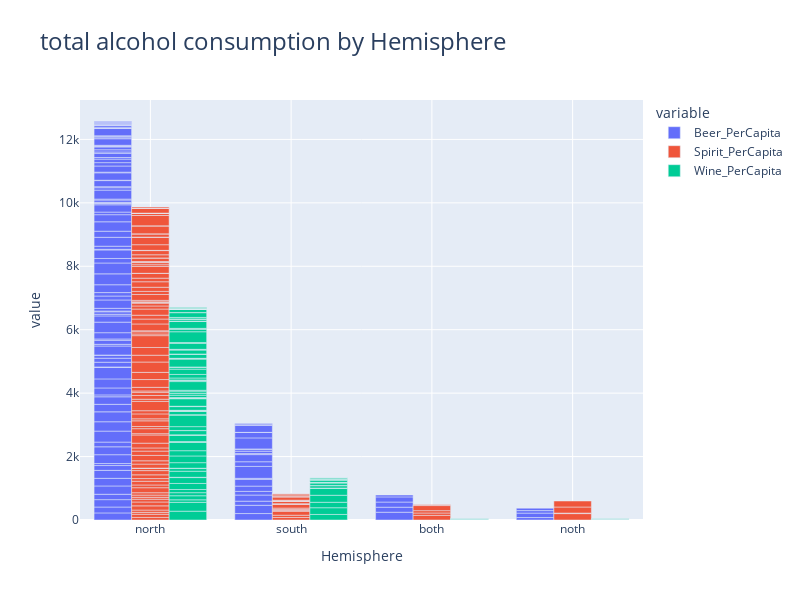

Notebook source saved alongside this figure:
### Markdown cell above
تعداد کشورهای هر نیمکره که در این دیتاست آمده اند

کشورهای نیمکره ی شمالی بیشتر در این دیتاست وجود دارند

### Code cell
y=["Beer_PerCapita", "Spirit_PerCapita", "Wine_PerCapita"]
(px.bar(df, x="Hemisphere",y=y, title="total alcohol consumption by Hemisphere",
        barmode="group", width=800, height=600).update_layout(title_font_size=24).update_xaxes(showgrid=True)).show()

### Figure 1 — Plotly figure (JSON) as saved in the notebook; plotly's stock layout.template omitted (floating-point values rounded to 4 significant figures)
{"data": [{"alignmentgroup": "True", "hovertemplate": "variable=Beer_PerCapita<br>Hemisphere=%{x}<br>value=%{y}<extra></extra>", "legendgroup": "Beer_PerCapita", "marker": {"color": "#636efa", "pattern": {"shape": ""}}, "name": "Beer_PerCapita", "offsetgroup": "Beer_PerCapita", "orientation": "v", "showlegend": true, "textposition": "auto", "type": "bar", "x": ["north", "north", "north", "north", "north", "north", "north", "south", "south", "north", "north", "north", "north", "north", "north", "both", "north", "north", "north", "north", "north", "north", "south", "north", "south", "north", "north", "south", "north", "both", "north", "north", "north", "north", "north", "north", "north", "north", "north", "north", "north", "north", "north", "north", "both", "north", "noth", "north", "north", "north", "north", "noth", "south", "north", "north", "north", "both", "north", "north", "north", "north", "south", "north", "north", "north", "north", "north", "north", "north", "north", "noth", "north", "north", "north", "north", "north", "north", "north", "north", "north", "north", "north", "north", "north", "noth", "north", "north", "south", "north", "north", "south", "south", "south", "north", "north", "both", "north", "north", "south", "north", "south", "north", "north", "south", "south", "south", "north", "north", "south", "south", "north", "north", "south", "north", "north", "north", "south", "south", "north", "north", "north", "north"], "xaxis": "x", "y": [224, 185, 233, 169, 263, 240, 251, 203, 261, 152, 63, 279, 249, 149, 346, 245, 295, 313, 236, 238, 60, 219, 130, 285, 193, 361, 16, 115, 149, 159, 127, 99, 1, 284, 53, 128, 42, 197, 333, 196, 52, 78, 25, 85, 162, 263, 77, 124, 109, 247, 343, 140, 167, 343, 142, 270, 163, 19, 98, 281, 192, 213, 297, 224, 82, 230, 51, 6, 21, 71, 79, 31, 283, 76, 31, 193, 12, 234, 20, 194, 106, 111, 51, 133, 77, 42, 69, 32, 89, 25, 376, 147, 225, 6, 21, 58, 206, 31, 32, 52, 76, 9, 231, 64, 8, 347, 5, 1, 173, 1, 37, 57, 217, 3, 15, 25, 26, 36, 19, 34, 36, 5], "yaxis": "y"}, {"alignmentgroup": "True", "hovertemplate": "variable=Spirit_PerCapita<br>Hemisphere=%{x}<br>value=%{y}<extra></extra>", "legendgroup": "Spirit_PerCapita", "marker": {"color": "#EF553B", "pattern": {"shape": ""}}, "name": "Spirit_PerCapita", "offsetgroup": "Spirit_PerCapita", "orientation": "v", "showlegend": true, "textposition": "auto", "type": "bar", "x": ["north", "north", "north", "north", "north", "north", "north", "south", "south", "north", "north", "north", "north", "north", "north", "both", "north", "north", "north", "north", "north", "north", "south", "north", "south", "north", "north", "south", "north", "both", "north", "north", "north", "north", "north", "north", "north", "north", "north", "north", "north", "north", "north", "north", "both", "north", "noth", "north", "north", "north", "north", "noth", "south", "north", "north", "north", "both", "north", "north", "north", "north", "south", "north", "north", "north", "north", "north", "north", "north", "north", "noth", "north", "north", "north", "north", "north", "north", "north", "north", "north", "north", "north", "north", "north", "noth", "north", "north", "south", "north", "north", "south", "south", "south", "north", "north", "both", "north", "north", "south", "north", "south", "north", "north", "south", "south", "south", "north", "north", "south", "south", "north", "north", "south", "north", "north", "north", "south", "south", "north", "north", "north", "north"], "xaxis": "x", "y": [81, 100, 61, 71, 133, 122, 88, 79, 72, 60, 69, 75, 158, 87, 117, 145, 84, 118, 133, 68, 12, 126, 124, 104, 25, 170, 135, 35, 100, 76, 151, 258, 42, 157, 69, 178, 63, 156, 100, 293, 69, 118, 101, 42, 74, 114, 202, 246, 226, 326, 215, 16, 41, 244, 373, 51, 160, 71, 31, 216, 154, 117, 122, 194, 97, 87, 22, 21, 46, 186, 192, 97, 131, 173, 114, 147, 6, 215, 55, 67, 27, 2, 3, 112, 189, 5, 98, 19, 132, 3, 3, 1, 76, 4, 179, 22, 237, 3, 3, 100, 1, 1, 252, 18, 11, 98, 1, 326, 35, 3, 1, 65, 57, 2, 1, 7, 15, 6, 152, 4, 2, 35], "yaxis": "y"}, {"alignmentgroup": "True", "hovertemplate": "variable=Wine_PerCapita<br>Hemisphere=%{x}<br>value=%{y}<extra></extra>", "legendgroup": "Wine_PerCapita", "marker": {"color": "#00cc96", "pattern": {"shape": ""}}, "name": "Wine_PerCapita", "offsetgroup": "Wine_PerCapita", "orientation": "v", "showlegend": true, "textposition": "auto", "type": "bar", "x": ["north", "north", "north", "north", "north", "north", "north", "south", "south", "north", "north", "north", "north", "north", "north", "both", "north", "north", "north", "north", "north", "north", "south", "north", "south", "north", "north", "south", "north", "both", "north", "north", "north", "north", "north", "north", "north", "north", "north", "north", "north", "north", "north", "north", "both", "north", "noth", "north", "north", "north", "north", "noth", "south", "north", "north", "north", "both", "north", "north", "north", "north", "south", "north", "north", "north", "north", "north", "north", "north", "north", "noth", "north", "north", "north", "north", "north", "north", "north", "north", "north", "north", "north", "north", "north", "noth", "north", "north", "south", "north", "north", "south", "south", "south", "north", "north", "both", "north", "north", "south", "north", "south", "north", "north", "south", "south", "south", "north", "north", "south", "south", "north", "north", "south", "north", "north", "north", "south", "south", "north", "north", "north", "north"], "xaxis": "x", "y": [278, 280, 78, 129, 97, 100, 190, 175, 212, 186, 9, 191, 84, 11, 175, 16, 212, 165, 271, 5, 11, 195, 172, 18, 221, 134, 5, 220, 120, 3, 370, 1, 7, 112, 2, 7, 7, 7, 3, 116, 2, 1, 8, 237, 3, 8, 16, 12, 18, 73, 56, 9, 8, 56, 42, 276, 21, 32, 18, 62, 113, 74, 167, 59, 9, 254, 7, 1, 5, 1, 8, 6, 127, 8, 128, 9, 10, 185, 31, 339, 86, 1, 20, 218, 8, 2, 2, 4, 54, 2, 1, 4, 81, 1, 11, 2, 45, 10, 1, 149, 9, 7, 94, 4, 1, 59, 1, 1, 35, 1, 7, 1, 45, 1, 1, 7, 4, 1, 2, 13, 19, 16], "yaxis": "y"}], "layout": {"barmode": "group", "height": 600, "legend": {"title": {"text": "variable"}, "tracegroupgap": 0}, "title": {"font": {"size": 24}, "text": "total alcohol consumption by Hemisphere"}, "width": 800, "xaxis": {"anchor": "y", "autorange": true, "domain": [0, 1], "range": [-0.5, 3.5], "showgrid": true, "showspikes": false, "title": {"text": "Hemisphere"}, "type": "category"}, "yaxis": {"anchor": "x", "autorange": true, "domain": [0, 1], "range": [0, 13240.0], "showspikes": false, "title": {"text": "value"}, "type": "linear"}}}
